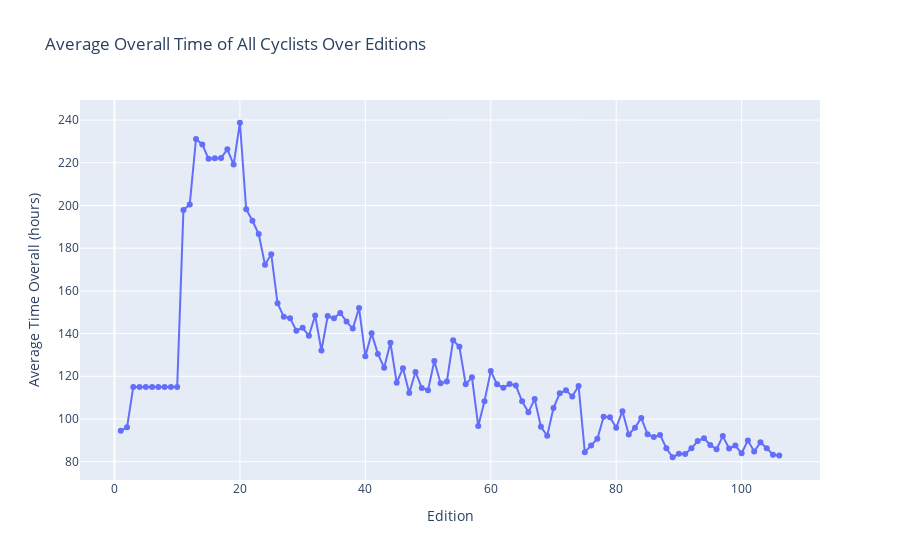

The cell this chart's notebook holds for it:
### Markdown cell above
a. Average time spent by cyclists over time

### Code cell
import plotly.express as px

# Group by edition and calculate the average time_overall
average_time_overall = winner.groupby('edition')['time_overall'].mean().reset_index()

# Create the plot with Plotly
fig = px.line(average_time_overall, x='edition', y='time_overall',
              title='Average Overall Time of All Cyclists Over Editions',
              labels={'edition': 'Edition', 'time_overall': 'Average Time Overall (hours)'},
              markers=True)

# Show the plot
fig.show()

### Figure 1 — Plotly figure (JSON) as saved in the notebook; plotly's stock layout.template omitted (floating-point values rounded to 4 significant figures)
{"data": [{"hovertemplate": "Edition=%{x}<br>Average Time Overall (hours)=%{y}<extra></extra>", "legendgroup": "", "line": {"color": "#636efa", "dash": "solid"}, "marker": {"symbol": "circle"}, "mode": "lines+markers", "name": "", "orientation": "v", "showlegend": false, "type": "scatter", "x": [1, 2, 3, 4, 5, 6, 7, 8, 9, 10, 11, 12, 13, 14, 15, 16, 17, 18, 19, 20, 21, 22, 23, 24, 25, 26, 27, 28, 29, 30, 31, 32, 33, 34, 35, 36, 37, 38, 39, 40, 41, 42, 43, 44, 45, 46, 47, 48, 49, 50, 51, 52, 53, 54, 55, 56, 57, 58, 59, 60, 61, 62, 63, 64, 65, 66, 67, 68, 69, 70, 71, 72, 73, 74, 75, 76, 77, 78, 79, 80, 81, 82, 83, 84, 85, 86, 87, 88, 89, 90, 91, 92, 93, 94, 95, 96, 97, 98, 99, 100, 101, 102, 103, 104, 105, 106], "xaxis": "x", "y": [94.55, 96.1, 115.0, 115.0, 115.0, 115.0, 115.0, 115.0, 115.0, 115.0, 197.9, 200.5, 231.1, 228.6, 221.8, 222.1, 222.3, 226.3, 219.2, 238.7, 198.3, 192.8, 186.7, 172.2, 177.2, 154.2, 147.9, 147.2, 141.4, 142.8, 139.0, 148.5, 132.1, 148.2, 147.2, 149.7, 145.6, 142.3, 152.0, 129.4, 140.1, 130.5, 124.0, 135.7, 117.0, 123.8, 112.1, 122.0, 114.5, 113.5, 127.2, 116.7, 117.6, 136.9, 133.8, 116.3, 119.5, 96.75, 108.3, 122.4, 116.3, 114.6, 116.4, 115.6, 108.3, 103.1, 109.3, 96.33, 92.15, 105.1, 112.1, 113.4, 110.6, 115.5, 84.46, 87.64, 90.72, 101.0, 100.8, 95.95, 103.6, 92.75, 95.95, 100.5, 92.83, 91.54, 92.55, 86.29, 82.09, 83.69, 83.6, 86.25, 89.67, 91.01, 87.88, 85.81, 91.99, 86.21, 87.58, 83.94, 89.98, 84.77, 89.08, 86.35, 83.29, 82.95], "yaxis": "y"}], "layout": {"legend": {"tracegroupgap": 0}, "title": {"text": "Average Overall Time of All Cyclists Over Editions"}, "xaxis": {"anchor": "y", "domain": [0, 1], "title": {"text": "Edition"}}, "yaxis": {"anchor": "x", "domain": [0, 1], "title": {"text": "Average Time Overall (hours)"}}}}
